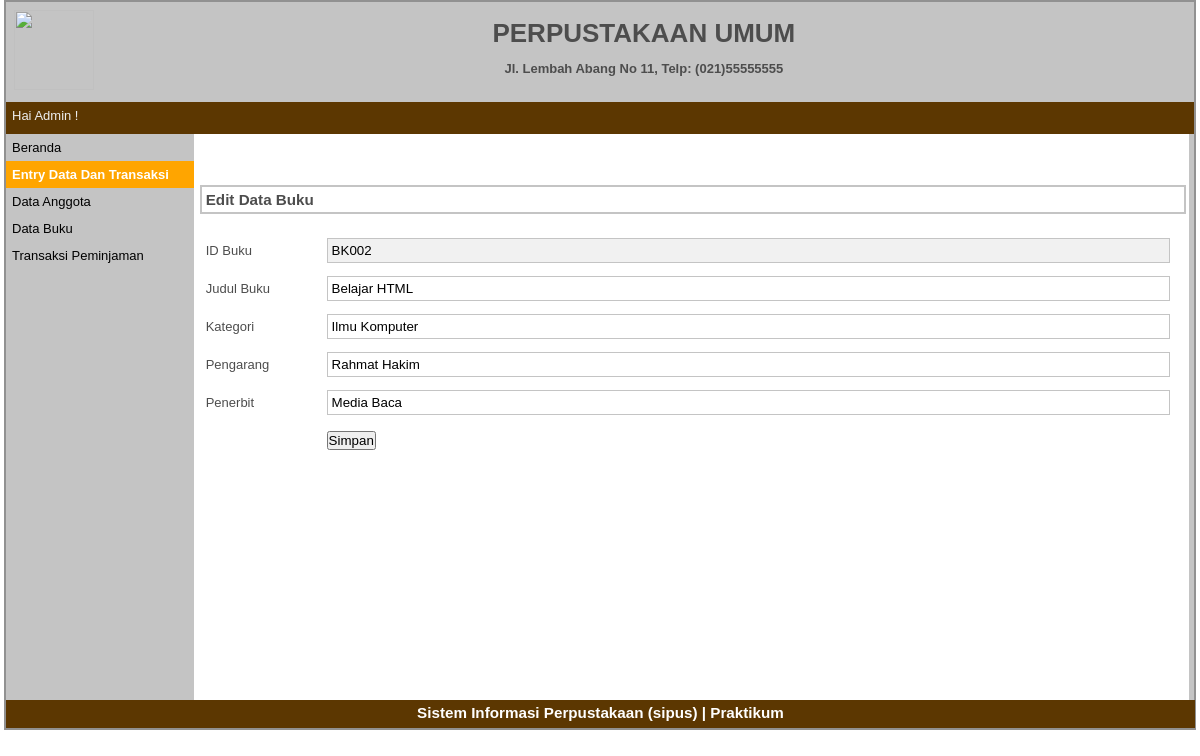
/index.php?p=buku-edit&id=BK002, run on the app's committed database.
### tables this page shows
CREATE TABLE `tbbuku` (
  `idbuku` varchar(5) NOT NULL,
  `judulbuku` varchar(50) NOT NULL,
  `kategori` varchar(50) NOT NULL,
  `pengarang` varchar(40) NOT NULL,
  `penerbit` varchar(40) NOT NULL,
  `status` varchar(10) NOT NULL
);

### pages/buku-edit.php (the view)
<?php
	$id_buku=$_GET['id'];
	$q_tampil_buku=mysqli_query($db,"SELECT * FROM tbbuku WHERE idbuku='$id_buku'");
	$r_tampil_buku=mysqli_fetch_array($q_tampil_buku);
?>
<div id="label-page"><h3>Edit Data Buku</h3></div>
<div id="content">
	<form action="proses/buku-edit-proses.php" method="post">
	<table id="tabel-input">
		<tr>
			<td class="label-formulir">ID Buku</td>
			<td class="isian-formulir"><input type="text" name="id_buku" value="<?php echo $r_tampil_buku['idbuku']; ?>" readonly="readonly" class="isian-formulir isian-formulir-border warna-formulir-disabled"></td>
		</tr>
		<tr>
			<td class="label-formulir">Judul Buku</td>
			<td class="isian-formulir"><input type="text" name="judul_buku" value="<?php echo $r_tampil_buku['judulbuku']; ?>" class="isian-formulir isian-formulir-border"></td>
		</tr>
		<tr>
			<td class="label-formulir">Kategori</td>
			<td class="isian-formulir"><input type="text" name="kategori" value="<?php echo $r_tampil_buku['kategori']; ?>" class="isian-formulir isian-formulir-border"></td>
		</tr>
		<tr>
			<td class="label-formulir">Pengarang</td>
			<td class="isian-formulir"><input type="text" name="pengarang" value="<?php echo $r_tampil_buku['pengarang']; ?>" class="isian-formulir isian-formulir-border"></td>
		</tr>
		<tr>
			<td class="label-formulir">Penerbit</td>
			<td class="isian-formulir"><input type="text" name="penerbit" value="<?php echo $r_tampil_buku['penerbit']; ?>" class="isian-formulir isian-formulir-border"></td>
		</tr>
		<tr>
			<td class="label-formulir"></td>
			<td class="isian-formulir"><input type="submit" name="simpan" value="Simpan" id="tombol-simpan"></td>
		</tr>
	</table>
	</form>
</div>

### style.css (style rules this page uses)
* { margin:0px; padding:0px }
body { font-family:sans-serif; font-size:13px; color:#4D4D4D; }
#label-page { margin-top:6px; margin-bottom:6px; margin-left:6px; border:2px solid #C4C4C4; padding:4px; width:97.9%; }
#content { float:left; width:96.8%; min-height:454px; background-image : border:2px solid #C4C4C4; padding:10px; margin-bottom:6px; }
#tabel-input { width:100%; }
.label-formulir { width:12%; height:36px; margin:20px; }
.isian-formulir { width:80%; padding:4px; width:99.8%; }
.isian-formulir-border { border:1px solid #C4C4C4; }
.warna-formulir-disabled { background-color:#F1F1F1; }

### data on the page
tbbuku: id_buku "BK002", judul_buku "Belajar HTML", kategori "Ilmu Komputer", pengarang "Rahmat Hakim", penerbit "Media Baca"
